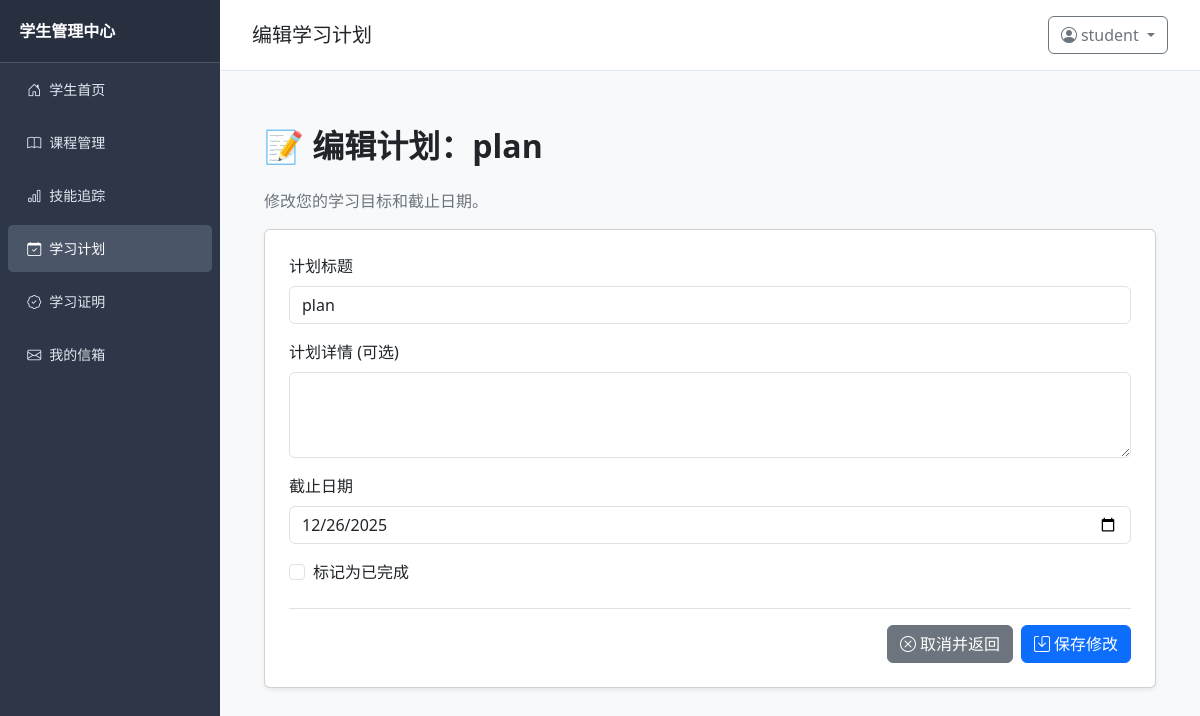
The app's page /student/plan/edit/1 (signed in) with its own data.
### models.py (models this page shows, shortened)
class User(UserMixin, db.Model):
    __tablename__ = 'user'
    id = db.Column(db.Integer, primary_key=True)
    username = db.Column(db.String(50), unique=True, nullable=False)
    role = db.Column(db.SmallInteger, default=0)  # 0=学生, 1=教师, 2=管理员
    create_time = db.Column(db.DateTime, default=datetime.now)
    password_hash = db.Column(db.String(128))
    teacher_info = db.relationship('Teacher', backref='user', uselist=False, lazy=True, cascade="all, delete-orphan")

class StudyPlan(db.Model):
    __tablename__ = 'study_plan'
    id = db.Column(db.Integer, primary_key=True)
    title = db.Column(db.String(100), nullable=False)
    content = db.Column(db.Text)
    deadline = db.Column(db.DateTime, nullable=False)
    status = db.Column(db.SmallInteger, default=0)
    user_id = db.Column(db.Integer, db.ForeignKey('user.id'), nullable=False)
    create_time = db.Column(db.DateTime, default=datetime.now)
    user = db.relationship('User', backref=db.backref('plans', lazy=True, cascade="all, delete-orphan"))

### routes/student.py (the view, shortened to what this page needs)
@student_bp.route('/student/plan/edit/<int:plan_id>', methods=['GET', 'POST'])
@login_required
def edit_study_plan(plan_id):
    if current_user.role != 0:
        flash('无学生权限！', 'danger')
        return redirect(url_for('auth.login'))
    plan = StudyPlan.query.get_or_404(plan_id)
    if plan.user_id != current_user.id:
        flash('无权修改他人计划！', 'danger')
        return redirect(url_for('student.student_index'))
    return render_template('student/edit_plan.html', plan=plan)

### app.py (called while the page is built)
@login_manager.user_loader
def load_user(user_id):
    return User.query.get(int(user_id))

### templates/student/edit_plan.html (shortened to what this page needs)
{% extends 'base.html' %}
{% block content_title %}
    编辑学习计划
{% endblock %}
{% block content %}
<div class="container mt-4 mb-5">
    <h2 class="fw-bolder text-dark mb-4">📝 编辑计划：{{ plan.title }}</h2>
    <p class="text-secondary">修改您的学习目标和截止日期。</p>
    <form method="POST" action="{{ url_for('student.edit_study_plan', plan_id=plan.id) }}">
        <div class="card shadow-sm p-4">
            <div class="mb-3">
                <label for="planTitle" class="form-label">计划标题</label>
                <input type="text" class="form-control" id="planTitle" name="title" value="{{ plan.title }}" required>
            </div>
            <div class="mb-3">
                <label for="planContent" class="form-label">计划详情 (可选)</label>
                <textarea class="form-control" id="planContent" name="content" rows="3">{{ plan.content or '' }}</textarea>
            </div>
            <div class="mb-3">
                <label for="planDeadline" class="form-label">截止日期</label>
                <input type="date" class="form-control" id="planDeadline" name="deadline"
                       value="{{ plan.deadline.strftime('%Y-%m-%d') }}" required>
            </div>
            <div class="mb-4 form-check">
                <input type="checkbox" class="form-check-input" id="planStatus" name="status" value="1"
                       {% if plan.status == 1 %}checked{% endif %}>
                <label class="form-check-label" for="planStatus">标记为已完成</label>
            </div>
            <div class="d-flex justify-content-end border-top pt-3">
                <a href="{{ url_for('student.plan_management') }}" class="btn btn-secondary me-2">
                    <i class="bi bi-x-circle me-1"></i>取消并返回
                </a>
                <button type="submit" class="btn btn-primary">
                    <i class="bi bi-save me-1"></i>保存修改
                </button>
            </div>
        </div>
    </form>
</div>
{% endblock %}

### templates/base.html (shortened to what this page needs)
<!DOCTYPE html>
<html lang="zh-CN">
<head>
    <link href="https://cdn.jsdelivr.net/npm/bootstrap@5.3.0/dist/css/bootstrap.min.css" rel="stylesheet">
    <link rel="stylesheet" href="https://cdn.jsdelivr.net/npm/bootstrap-icons@1.10.5/font/bootstrap-icons.min.css">
</head>
<body>
    {% if current_user.is_authenticated %}
        {% if current_user.role == 0 %}
        <div class="sidebar">
            <div class="sidebar-header">学生管理中心</div>
            <ul class="nav flex-column">
                <li class="nav-item">
                    <a class="nav-link {% if request.endpoint == 'student.student_index' %}active{% endif %}"
                        href="{{ url_for('student.student_index') }}">
                        <i class="bi bi-house-door me-2"></i>学生首页
                    </a>
                </li>
                <li class="nav-item">
                    <a class="nav-link {% if request.endpoint == 'student.course_management' %}active{% endif %}"
                        href="{{ url_for('student.course_management') }}">
                        <i class="bi bi-book me-2"></i>课程管理
                    </a>
                </li>
                <li class="nav-item">
                    <a class="nav-link {% if request.endpoint == 'student.skill_management' or request.endpoint == 'student.edit_skill' %}active{% endif %}"
                        href="{{ url_for('student.skill_management') }}">
                        <i class="bi bi-bar-chart me-2"></i>技能追踪
                    </a>
                </li>
                <li class="nav-item">
                    <a class="nav-link {% if request.endpoint == 'student.plan_management' or request.endpoint == 'student.edit_study_plan' %}active{% endif %}"
                            href="{{ url_for('student.plan_management') }}">
                            <i class="bi bi-calendar-check me-2"></i>学习计划
                    </a>
                </li>
                <li class="nav-item">
                    <a class="nav-link {% if request.endpoint == 'student.certificate_management' %}active{% endif %}"
                            href="{{ url_for('student.certificate_management') }}">
                            <i class="bi bi-patch-check me-2"></i>学习证明
                    </a>
                </li>
                <li class="nav-item">
                    <a class="nav-link {% if request.endpoint == 'student.mailbox_index' %}active{% endif %}"
                        href="{{ url_for('student.mailbox_index') }}">
                        <i class="bi bi-envelope me-2"></i>我的信箱
                    </a>
                </li>
                </ul>
        </div>
        {% endif %}
    {% endif %}
    <div class="content-wrapper {% if not current_user.is_authenticated %}full-width{% endif %}">
        <div class="content-header">
            <h5 class="mb-0">
                {% block content_title %}{% endblock %}
            </h5>
            {% if current_user.is_authenticated %}
            <div class="user-dropdown dropdown">
                <button class="btn btn-outline-secondary dropdown-toggle" type="button" data-bs-toggle="dropdown" aria-expanded="false">
                    <i class="bi bi-person-circle me-1"></i>{{ current_user.username }}
                </button>
            </div>
            {% endif %}
        </div>
        <div class="content-body">
            {% block content %}{% endblock %}
        </div>
    </div>
</body>
</html>

### templates/base.html (style rules this page uses)
body { display: flex; min-height: 100vh; margin: 0; background-color: #f8f9fa; }
.sidebar { width: 220px; background-color: #2d3748; color: white; flex-shrink: 0; transition: all 0.3s ease; }
.sidebar .sidebar-header { padding: 1.2rem; font-weight: bold; font-size: 16px; border-bottom: 1px solid #4a5568; background-color: #283040; }
.sidebar .nav-link { color: #e2e8f0; padding: 0.8rem 1.2rem; border-radius: 0.3rem; margin: 0.2rem 0.5rem; font-size: 14px; }
.sidebar .nav-link:hover, .sidebar .nav-link.active { background-color: #4a5568; color: white; }
.content-wrapper { flex-grow: 1; overflow-y: auto; }
.content-header { padding: 1rem 2rem; background-color: white; border-bottom: 1px solid #e2e8f0; display: flex; justify-content: space-between; align-items: center; }
.content-body { padding: 2rem; }

### records on screen
User: username "student"
StudyPlan: title "plan", deadline "12/26/2025"
